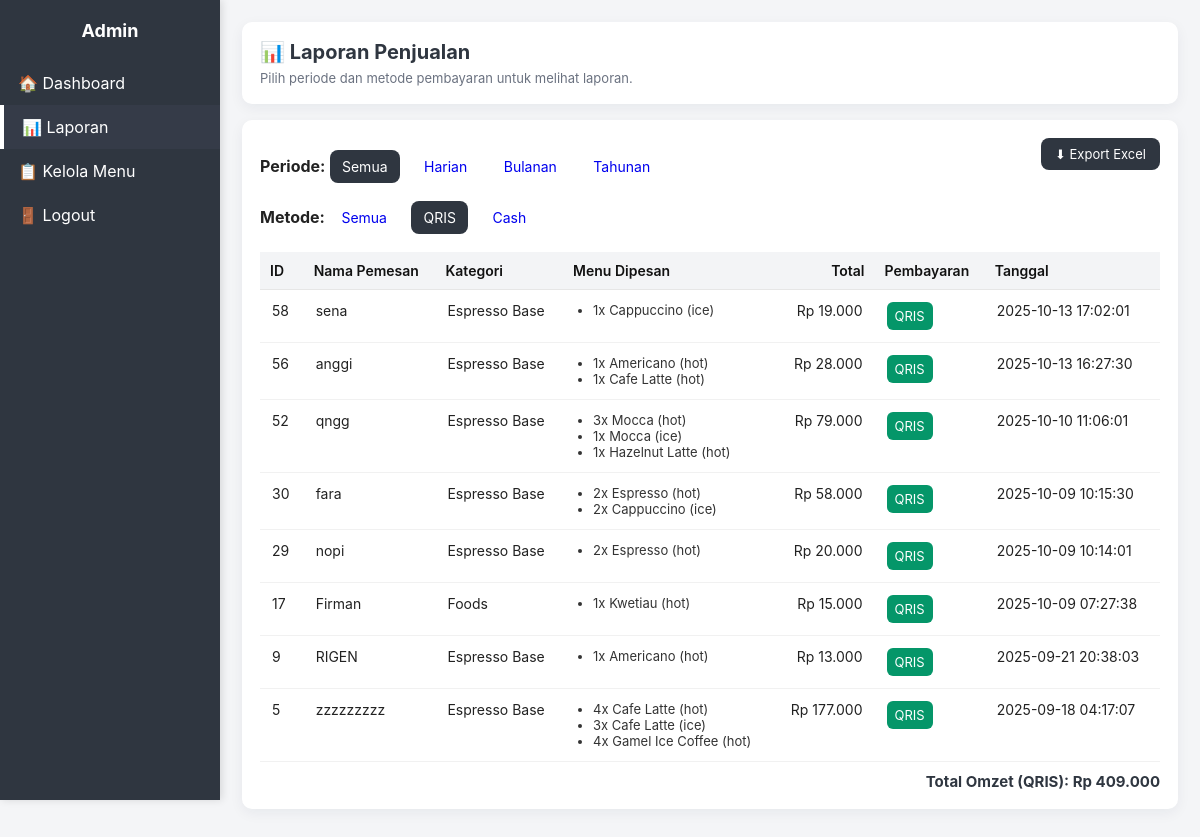
The app's page /laporan.php?filter=all&payment=qris (signed in) with its own data.
### tables this page shows
CREATE TABLE `order_items` (
  `id` int NOT NULL,
  `order_id` int NOT NULL,
  `menu_id` int NOT NULL,
  `menu_name` varchar(255) NOT NULL,
  `variant` enum('hot','ice') DEFAULT 'hot',
  `qty` int NOT NULL,
  `price` int NOT NULL,
  `note` text,
  `subtotal` int NOT NULL
);

CREATE TABLE `orders` (
  `id` int NOT NULL,
  `customer_name` varchar(255) NOT NULL,
  `table_number` varchar(50) DEFAULT NULL,
  `total` int NOT NULL,
  `payment_method` enum('cash','qris') DEFAULT 'cash',
  `status` enum('baru','diproses','selesai') DEFAULT 'baru',
  `qris_selected` tinyint(1) DEFAULT '0',
  `bukti_qris` varchar(255) DEFAULT NULL,
  `created_at` timestamp NULL DEFAULT CURRENT_TIMESTAMP
);

### db.php (called while the page is built, shortened)
<?php
function rupiah($n) {
    return "Rp " . number_format($n,0,',','.');
}
?>

### laporan.php (the view, shortened to what this page needs)
<?php
require_once 'db.php';
$filter = $_GET['filter'] ?? 'all';
$where = "";
$payment = $_GET['payment'] ?? 'all';
if ($payment !== 'all') {
  $where .= ($where ? " AND " : "WHERE ") . "LOWER(o.payment_method) = '" . strtolower($payment) . "'";
}
$sql = "
  SELECT
      o.id AS order_id,
      o.customer_name,
      o.total,
      o.created_at,
      o.payment_method,
      oi.menu_name,
      oi.variant,
      oi.qty,
      m.category
  FROM orders o
  JOIN order_items oi ON o.id = oi.order_id
  LEFT JOIN menus m ON oi.menu_id = m.id
  $where
  ORDER BY o.created_at DESC, o.id DESC
";
$stmt = $mysqli->prepare($sql);
$stmt->execute();
$result = $stmt->get_result();
$rows = $result->fetch_all(MYSQLI_ASSOC);
$orders = [];
foreach ($rows as $r) {
  $id = (int)$r['order_id'];
  if (!isset($orders[$id])) {
    $orders[$id] = [
      'id' => $id,
      'customer_name' => $r['customer_name'],
      'total' => (float)$r['total'],
      'created_at' => $r['created_at'],
      'payment_method' => $r['payment_method'],
      'items' => [],
      'categories' => []
    ];
  }
  $orders[$id]['items'][] = [
    'menu_name' => $r['menu_name'],
    'variant' => $r['variant'],
    'qty' => (int)$r['qty']
  ];
  if (!empty($r['category']) && !in_array($r['category'], $orders[$id]['categories'])) {
    $orders[$id]['categories'][] = $r['category'];
  }
}
$totalOmzet = 0;
foreach ($orders as $o) {
  $totalOmzet += $o['total'];
}
?>
<!doctype html>
<html lang="id">
<head>
</head>
<body>
  <div class="wrap">
    <div class="sidebar">
      <h2>Admin</h2>
      <a href="admin_dashboard.php">🏠 Dashboard</a>
      <a href="laporan.php" class="active">📊 Laporan</a>
      <a href="menu_manage.php">📋 Kelola Menu</a>
      <a href="logout.php">🚪 Logout</a>
    </div>
    <div class="main">
      <div class="panel">
        <h1>📊 Laporan Penjualan</h1>
        <p class="lead">Pilih periode dan metode pembayaran untuk melihat laporan.</p>
      </div>
      <div class="panel">
        <a href="?filter=<?= $filter ?>&payment=<?= $payment ?>&export=excel" class="btn-export">⬇ Export Excel</a>
        <div class="filters">
          <strong>Periode:</strong>
          <a href="?filter=all&payment=<?= $payment ?>" class="<?= $filter === 'all' ? 'active' : '' ?>">Semua</a>
          <a href="?filter=day&payment=<?= $payment ?>" class="<?= $filter === 'day' ? 'active' : '' ?>">Harian</a>
          <a href="?filter=month&payment=<?= $payment ?>" class="<?= $filter === 'month' ? 'active' : '' ?>">Bulanan</a>
          <a href="?filter=year&payment=<?= $payment ?>" class="<?= $filter === 'year' ? 'active' : '' ?>">Tahunan</a>
        </div>
        <div class="filters">
          <strong>Metode:</strong>
          <a href="?filter=<?= $filter ?>&payment=all" class="<?= $payment === 'all' ? 'active' : '' ?>">Semua</a>
          <a href="?filter=<?= $filter ?>&payment=qris" class="<?= $payment === 'qris' ? 'active' : '' ?>">QRIS</a>
          <a href="?filter=<?= $filter ?>&payment=cash" class="<?= $payment === 'cash' ? 'active' : '' ?>">Cash</a>
        </div>
        <?php if (count($orders) === 0): ?>
          <div class="no-data">Belum ada transaksi untuk periode ini.</div>
        <?php else: ?>
          <table>
            <thead>
              <tr>
                <th>ID</th>
                <th>Nama Pemesan</th>
                <th>Kategori</th>
                <th>Menu Dipesan</th>
                <th style="text-align:right">Total</th>
                <th>Pembayaran</th>
                <th>Tanggal</th>
              </tr>
            </thead>
            <tbody>
              <?php foreach ($orders as $o): ?>
                <tr>
                  <td><?= $o['id'] ?></td>
                  <td><?= htmlspecialchars($o['customer_name']) ?></td>
                  <td><?= htmlspecialchars(implode(", ", $o['categories'] ?: ['-'])) ?></td>
                  <td>
                    <ul class="items-list">
                      <?php foreach ($o['items'] as $it): ?>
                        <li><?= $it['qty'] ?>x <?= htmlspecialchars($it['menu_name']) ?> <?= $it['variant'] ? "(" . htmlspecialchars($it['variant']) . ")" : "" ?></li>
                      <?php endforeach; ?>
                    </ul>
                  </td>
                  <td style="text-align:right;"><?= rupiah($o['total']) ?></td>
                  <td>
                    <?php if (strtolower($o['payment_method']) === 'qris'): ?>
                      <span class="badge qris">QRIS</span>
                    <?php else: ?>
                      <span class="badge cash">Cash</span>
                    <?php endif; ?>
                  </td>
                  <td><?= htmlspecialchars($o['created_at']) ?></td>
                </tr>
              <?php endforeach; ?>
            </tbody>
          </table>
          <div class="tot-row">
            Total Omzet (<?= strtoupper($payment) ?>): <?= rupiah($totalOmzet) ?>
          </div>
        <?php endif; ?>
      </div>
    </div>
  </div>
</body>
</html>

### laporan.php (style rules this page uses)
:root { --bg:#f4f5f7; --panel:#fff; --accent:#2F3640; --muted:#6b7280; --qris:#059669; --cash:#6b7280; }
body { margin:0;font-family:Inter, "Segoe UI",Arial,sans-serif;background:var(--bg);color:#222;overflow:hidden; }
.wrap { display:flex;min-height:100vh; }
.sidebar { width:220px; background:var(--accent); color:#fff; display:flex; flex-direction:column; box-shadow:2px 0 8px rgba(0,0,0,0.12); position:fixed; top:0; left:0; height:100vh; overflow-y:auto; z-index:10; }
.sidebar h2 { margin:20px 0;text-align:center;font-size:18px; }
.sidebar a { padding:12px 18px;color:#fff;text-decoration:none;display:block;transition:0.15s; }
.sidebar a.active { background:#353b48;border-left:4px solid #fff; }
.main { flex:1; padding:22px; margin-left:220px; height:100vh; overflow-y:auto; }
.panel { background:var(--panel);padding:18px;border-radius:10px;box-shadow:0 4px 14px rgba(9,30,66,0.06);margin-bottom:16px; }
h1 { margin:0 0 6px 0;color:var(--accent);font-size:20px; }
p.lead { margin:0;color:var(--muted);font-size:13px; }
.filters { margin:12px 0 18px 0; }
.filters a { display:inline-block;padding:8px 12px;border-radius:8px;text-decoration:none;margin-right:8px;font-size:14px; }
.filters a.active { background:var(--accent);color:#fff; }
.btn-export { float:right;background:var(--accent);color:#fff;padding:8px 14px;border-radius:8px;text-decoration:none;font-size:13px; }
table { width:100%;border-collapse:collapse;font-size:14px;background:transparent; }
thead th { background:#f3f4f6;padding:10px;text-align:left;color:#111;font-weight:600;border-bottom:1px solid #e6e6e6; }
tbody td { padding:12px;border-bottom:1px solid #f1f1f1;vertical-align:top; }
.badge { display:inline-block;padding:6px 8px;border-radius:6px;font-size:13px;color:#fff; }
.badge.qris { background:var(--qris); }
.items-list { margin:0;padding-left:18px;font-size:13px;color:#333; }
.tot-row { display:flex;justify-content:flex-end;margin-top:10px;font-weight:700;font-size:15px;color:var(--accent); }

### records on screen
order_items: order "58", order.customer_name "sena", categories "Espresso Base", qty "1", menu_name "Cappuccino", variant "ice", order.total "Rp 19.000", order.created_at "2025-10-13 17:02:01"
order_items: qty "1", menu_name "Cafe Latte", variant "hot"
order_items: qty "3", menu_name "Mocca", variant "hot"
order_items: qty "1", menu_name "Mocca", variant "ice"
order_items: qty "1", menu_name "Hazelnut Latte", variant "hot"
order_items: qty "2", menu_name "Cappuccino", variant "ice"
order_items: order "29", order.customer_name "nopi", categories "Espresso Base", qty "2", menu_name "Espresso", variant "hot", order.total "Rp 20.000", order.created_at "2025-10-09 10:14:01"
order_items: order "17", order.customer_name "Firman", categories "Foods", qty "1", menu_name "Kwetiau", variant "hot", order.total "Rp 15.000", order.created_at "2025-10-09 07:27:38"
order_items: order "9", order.customer_name "RIGEN", categories "Espresso Base", qty "1", menu_name "Americano", variant "hot", order.total "Rp 13.000", order.created_at "2025-09-21 20:38:03"
order_items: qty "4", menu_name "Cafe Latte", variant "hot"
order_items: qty "3", menu_name "Cafe Latte", variant "ice"
order_items: qty "4", menu_name "Gamel Ice Coffee", variant "hot"

### other values on screen
$o['id'] "56"
$o['customer_name'] "anggi"
implode(", ", $o['categories'] ?: ['-']) "Espresso Base"
$it['qty'] "1"
$it['menu_name'] "Americano"
$it['variant'] "hot"
rupiah($o['total']) "Rp 28.000"
$o['created_at'] "2025-10-13 16:27:30"
$o['id'] "52"
$o['customer_name'] "qngg"
rupiah($o['total']) "Rp 79.000"
$o['created_at'] "2025-10-10 11:06:01"
$o['id'] "30"
$o['customer_name'] "fara"
$it['qty'] "2"
